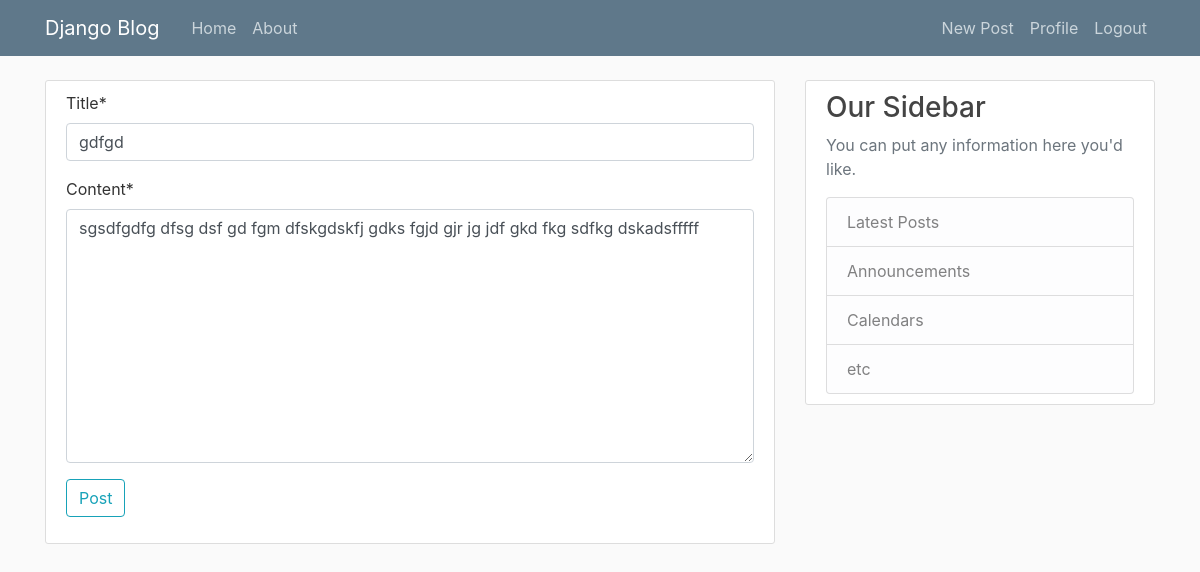
The page /post/edit_post/3/ (signed in) on the database its author committed.
### apps/post/models.py (models this page shows)
class Post(Model):
    title = CharField(max_length=100)
    content = TextField()
    created_at = DateTimeField(auto_now_add=True)
    updated_at = DateTimeField(auto_now=True)
    owner = ForeignKey(User, on_delete=CASCADE)

### apps/post/views.py (the view, shortened to what this page needs)
# urls.py: path('edit_post/<pk>/', PostUpdateView.as_view(), name='edit_post'),
class PostUpdateView(LoginRequiredMixin, View):
    def get(self, request, pk):
        post = Post.objects.get(id=pk)
        form = PostForm(instance=post)
        context = {'post': post, 'form': form}
        return render(request, 'post/post_form.html', context)

### apps/post/forms.py (shortened to what this page needs)
class PostForm(ModelForm):
    class Meta:
        model = Post
        exclude = ['owner']
        fields = '__all__'

### templates/post/post_form.html (shortened to what this page needs)
{% load static %}
{% load crispy_forms_tags %}
{% include 'base.html' %}
{% block content %}
    <main role="main" class="container">
        <div class="row">
            <div class="col-md-8">
                <div class="content-section">
                    <form method="POST">
                        {{ form|crispy }}
                        <div class="form-group">
                            <button class="btn btn-outline-info" type="submit">Post</button>
                        </div>
                    </form>
                </div>
            </div>
            <div class="col-md-4">
                <div class="content-section">
                    <h3>Our Sidebar</h3>
                    <p class='text-muted'>You can put any information here you'd like.</p>
                    <ul class="list-group">
                        <li class="list-group-item list-group-item-light">Latest Posts</li>
                        <li class="list-group-item list-group-item-light">Announcements</li>
                        <li class="list-group-item list-group-item-light">Calendars</li>
                        <li class="list-group-item list-group-item-light">etc</li>
                    </ul>
                </div>
            </div>
        </div>
    </main>
{% endblock %}

### static/main.css (style rules this page uses)
body { background: #fafafa; color: #333333; margin-top: 5rem; }
h1, h2, h3, h4, h5, h6 { color: #444444; }
ul { margin: 0; }
.content-section { background: #ffffff; padding: 10px 20px; border: 1px solid #dddddd; border-radius: 3px; margin-bottom: 20px; }

### rows shown on the page
Post: title "gdfgd", content "sgsdfgdfg dfsg dsf gd fgm dfskgdskfj gdks fgjd gjr jg jdf gkd fkg sdfkg dskadsfffff"
